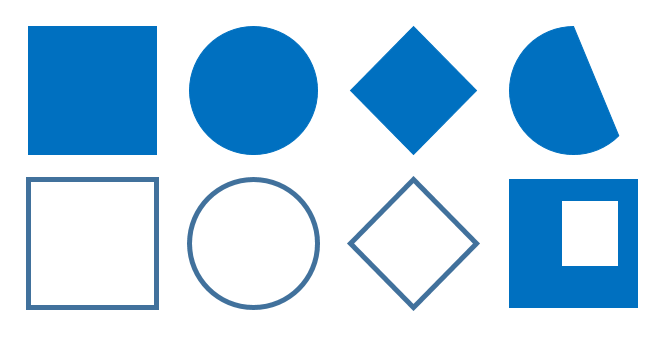
#> input picture ch4/shapes2.png, 672 x 352 px
$ python 4-8moments2.py
#> lines starting #> are read from the running program, lines starting #| are printed output that depends on the picture; after the words box and inside, x2 and y2 are one past the last pixel; in counts of white or black regions, pixels touching at a corner belong together
import numpy as np
import cv2 as cv

img = cv.imread('shapes2.png')
#> img is the input picture: shape (352, 672, 3); mean B, G, R 236.2, 214.5, 184.5
gray=cv.cvtColor(img,cv.COLOR_BGR2GRAY)
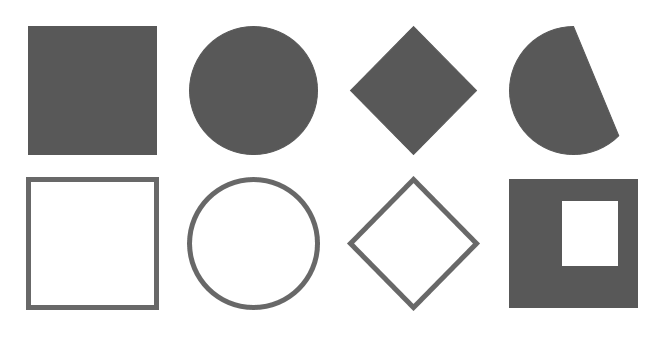
#> gray: shape (352, 672); min 88, max 255, mean 208.1
canny=cv.Canny(gray,100,200)
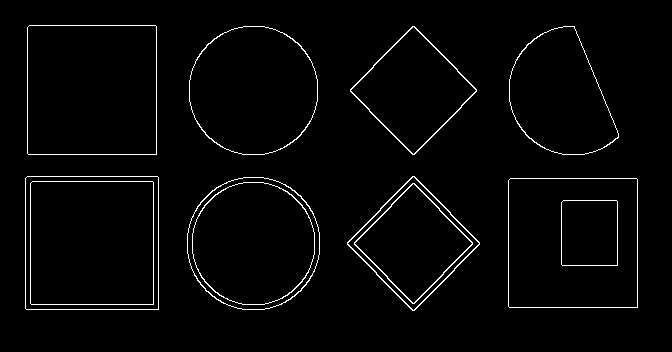
#> canny: shape (352, 672); 2.4% white in thin lines or dots, all inside (x1, y1, x2, y2) = (25, 25, 638, 311)
contours,hierarchy=cv.findContours(canny,cv.RETR_EXTERNAL,cv.CHAIN_APPROX_NONE)
#> contours = 8 contours; box (x1, y1, x2, y2) and area: (25, 176, 159, 310) 17686, (508, 178, 638, 308) 16638, (27, 25, 157, 155) 16638, (187, 177, 320, 310) 13902, (189, 26, 318, 155) 13082, (509, 26, 619, 155) 9684, (347, 176, 480, 311) 9122, (350, 26, 477, 155) 8364

cv.drawContours(img,contours,-1,(255,0,255),2)
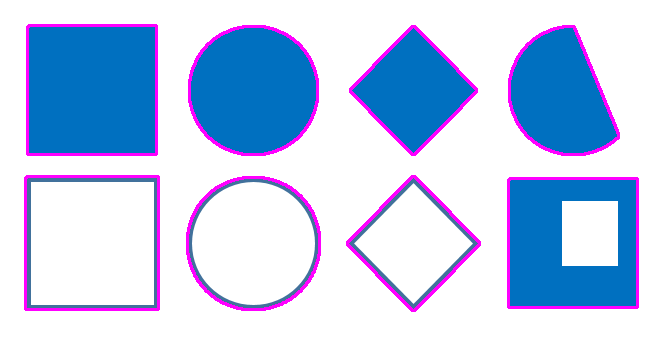
#> img: shape (352, 672, 3); 4.82% of pixels changed, all inside (x1, y1, x2, y2) = (24, 24, 639, 312)

for i, contour in enumerate(contours):
    m=cv.moments(contour)				# 몇 가지 특징
    print(m)

    area=cv.contourArea(contour)        # Contour 면적
    cx,cy=m['m10']/m['m00'],m['m01']/m['m00']
    perimeter=cv.arcLength(contour,True)    # Contour 둘레 길이
    roundness=(4.0*np.pi*area)/(perimeter*perimeter)
    print(i,' : 면적=',area,'\n중점=(',cx,',',cy,')','\n둘레=',perimeter,'\n둥근 정도=',roundness)
    cv.putText(img, str(i), (int(cx), int(cy)), cv.FONT_HERSHEY_SCRIPT_SIMPLEX, 2, (0,255,0), 2)
#> this loop made 8 passes
#> (area, cx, cy, perimeter, roundness) on passes 1 to 8: (16638, 572.5, 242.5, 513.7, 0.792), (13902.5, 253, 243, 440.7, 0.899), (9122, 413, 243, 379.7, 0.795), (17686, 91.51, 242.5, 529.7, 0.792), (9683.5, 559.6, 95.56, 396.1, 0.776), (8364, 413, 90.02, 362.7, 0.799), (13082, 253, 90.03, 427.6, 0.899), (16638, 91.51, 89.51, 513.7, 0.792)
#> (printed output is left out)
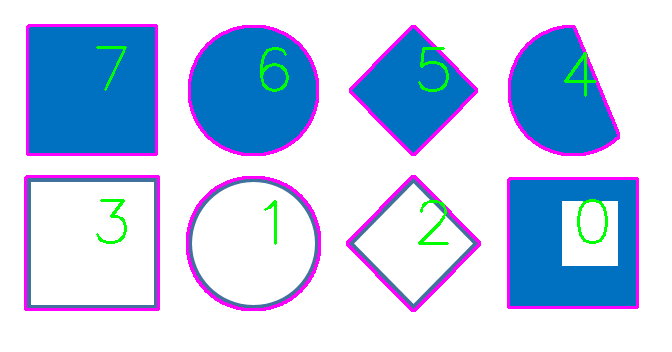
#> img: shape (352, 672, 3); 1.01% of pixels changed, all inside (x1, y1, x2, y2) = (96, 46, 608, 245)

cv.imshow('contours',img)

cv.waitKey()
cv.destroyAllWindows()

$ run again, with ch4/check.png copied over ch4/shapes2.png
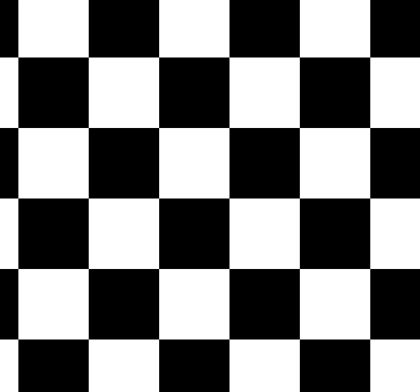
#> input picture ch4/check.png, 420 x 392 px
#> img is the input picture: shape (392, 420, 3); min 0, max 255, mean 127.5
#> `canny=cv.Canny(gray,100,200)`:
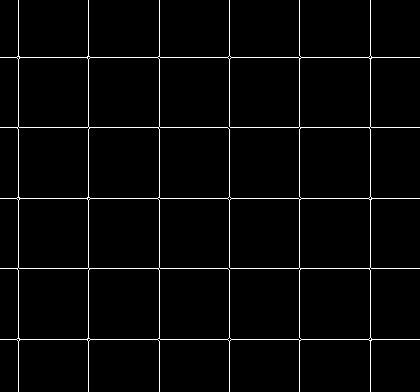
#> canny: shape (392, 420); 2.7% white in thin lines or dots
#> contours = 1 contour; box (x1, y1, x2, y2) and area: (0, 0, 420, 392) 99314
#> the loop `for i, contour in enumerate(contours):` made 1 pass
#> (area, cx, cy, perimeter, roundness) on pass 1: (99314, 194, 198, 3219.1, 0.12)
#> (printed output is left out)
#> after the loop `for i, contour in enumerate(contours):`:
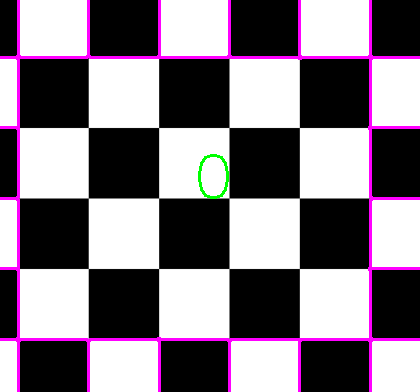
#> img: shape (392, 420, 3); mean B, G, R 132.1, 122.2, 132.1
